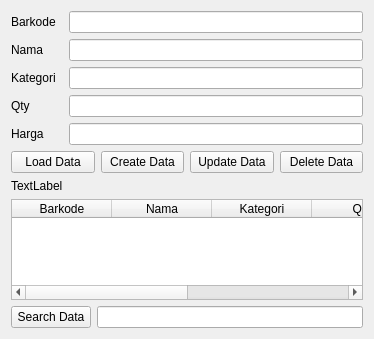
<?xml version="1.0" encoding="UTF-8"?>
<ui version="4.0">
 <class>Product</class>
 <widget class="QWidget" name="Product">
  <property name="geometry">
   <rect>
    <x>0</x>
    <y>0</y>
    <width>374</width>
    <height>339</height>
   </rect>
  </property>
  <property name="windowTitle">
   <string>Form</string>
  </property>
  <layout class="QGridLayout" name="gridLayout">
   <item row="0" column="0">
    <layout class="QVBoxLayout" name="verticalLayout">
     <item>
      <widget class="QLabel" name="labelBarcode">
       <property name="text">
        <string>Barkode</string>
       </property>
      </widget>
     </item>
     <item>
      <widget class="QLabel" name="labelName">
       <property name="text">
        <string>Nama</string>
       </property>
      </widget>
     </item>
     <item>
      <widget class="QLabel" name="labelKategori">
       <property name="text">
        <string>Kategori</string>
       </property>
      </widget>
     </item>
     <item>
      <widget class="QLabel" name="labelQty">
       <property name="text">
        <string>Qty</string>
       </property>
      </widget>
     </item>
     <item>
      <widget class="QLabel" name="labelHarga">
       <property name="text">
        <string>Harga</string>
       </property>
      </widget>
     </item>
    </layout>
   </item>
   <item row="0" column="1">
    <layout class="QVBoxLayout" name="verticalLayout_2">
     <item>
      <widget class="QLineEdit" name="lineEditBarcode"/>
     </item>
     <item>
      <widget class="QLineEdit" name="lineEditName"/>
     </item>
     <item>
      <widget class="QLineEdit" name="lineEditKategori"/>
     </item>
     <item>
      <widget class="QLineEdit" name="lineEditQty"/>
     </item>
     <item>
      <widget class="QLineEdit" name="lineEditHarga"/>
     </item>
    </layout>
   </item>
   <item row="1" column="0" colspan="2">
    <layout class="QHBoxLayout" name="horizontalLayout">
     <item>
      <widget class="QPushButton" name="pushButtonLoad">
       <property name="text">
        <string>Load Data</string>
       </property>
      </widget>
     </item>
     <item>
      <widget class="QPushButton" name="pushButtonCreate">
       <property name="text">
        <string>Create Data</string>
       </property>
      </widget>
     </item>
     <item>
      <widget class="QPushButton" name="pushButtonUpdate">
       <property name="text">
        <string>Update Data</string>
       </property>
      </widget>
     </item>
     <item>
      <widget class="QPushButton" name="pushButtonDelete">
       <property name="text">
        <string>Delete Data</string>
       </property>
      </widget>
     </item>
    </layout>
   </item>
   <item row="2" column="0">
    <widget class="QLabel" name="labelResult">
     <property name="text">
      <string>TextLabel</string>
     </property>
    </widget>
   </item>
   <item row="3" column="0" colspan="2">
    <layout class="QVBoxLayout" name="verticalLayout_3">
     <item>
      <widget class="QTableWidget" name="tableWidget">
       <column>
       </column>
       <column>
        <property name="text">
         <string>Barkode</string>
        </property>
       </column>
       <column>
        <property name="text">
         <string>Nama</string>
        </property>
       </column>
       <column>
        <property name="text">
         <string>Kategori</string>
        </property>
       </column>
       <column>
        <property name="text">
         <string>Qty</string>
        </property>
       </column>
       <column>
        <property name="text">
         <string>Harga</string>
        </property>
       </column>
      </widget>
     </item>
    </layout>
   </item>
   <item row="4" column="0" colspan="2">
    <layout class="QHBoxLayout" name="horizontalLayout_2">
     <item>
      <widget class="QPushButton" name="pushButtonSearch">
       <property name="text">
        <string>Search Data</string>
       </property>
      </widget>
     </item>
     <item>
      <widget class="QLineEdit" name="lineEditFilter"/>
     </item>
    </layout>
   </item>
  </layout>
 </widget>
 <resources/>
 <connections/>
</ui>
